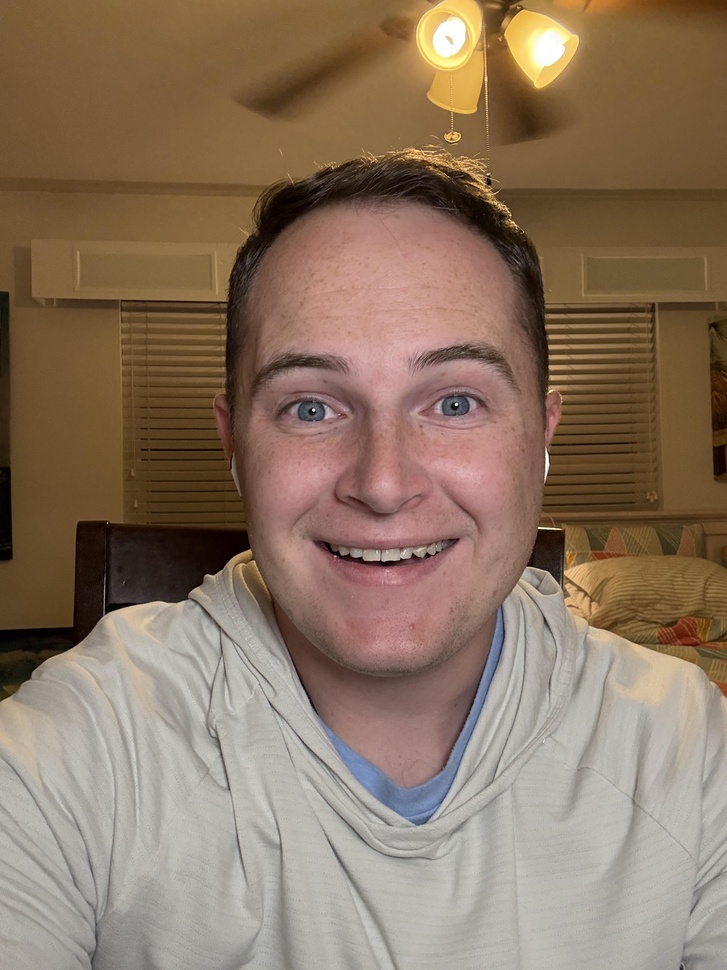
#> input picture Module3/image_of_alex.jpg, 727 x 970 px, shrunk from 2316 x 3088 before the run
$ python -i Module7Discussion.py   (imports and definitions only)   (older library calls are emulated)
#> lines starting #> are read from the running program, lines starting #| are printed output that depends on the picture
import cv2
import numpy as np
from sklearn.metrics import precision_score, recall_score, f1_score

# Create synthetic image
img = np.full((200, 200), 50, dtype=np.uint8)  # Background intensity 50
# [2 lines not run here, left out]

# Create ground truth edge map
gt_edges = np.zeros_like(img)
gt_edges[50:101, 50] = 255  # Left edge of square
gt_edges[50:101, 100] = 255  # Right edge of square
gt_edges[50, 50:101] = 255  # Top edge of square
gt_edges[100, 50:101] = 255  # Bottom edge of square

# Circle edges using cv2.circle with thickness 1
# [1 line not run here, left out]

# Edge detection functions
def detect_edges_canny(image, low_thresh, high_thresh):
    return cv2.Canny(image, low_thresh, high_thresh)

def detect_edges_sobel(image):
    grad_x = cv2.Sobel(image, cv2.CV_64F, 1, 0, ksize=3)
    grad_y = cv2.Sobel(image, cv2.CV_64F, 0, 1, ksize=3)
    abs_grad_x = cv2.convertScaleAbs(grad_x)
    abs_grad_y = cv2.convertScaleAbs(grad_y)
    sobel = cv2.addWeighted(abs_grad_x, 0.5, abs_grad_y, 0.5, 0)
    _, sobel_binary = cv2.threshold(sobel, 50, 255, cv2.THRESH_BINARY)
    return sobel_binary

def detect_edges_laplacian(image):
    laplacian = cv2.Laplacian(image, cv2.CV_64F)
    abs_laplacian = cv2.convertScaleAbs(laplacian)
    _, laplacian_binary = cv2.threshold(abs_laplacian, 50, 255, cv2.THRESH_BINARY)
    return laplacian_binary

# Evaluation function
def evaluate_edges(detected, ground_truth):
    detected_bin = (detected > 0).astype(int).flatten()
    gt_bin = (ground_truth > 0).astype(int).flatten()
    precision = precision_score(gt_bin, detected_bin)
    recall = recall_score(gt_bin, detected_bin)
    f1 = f1_score(gt_bin, detected_bin)
    return precision, recall, f1

# Detect edges on original image
canny_edges = detect_edges_canny(img, 100, 200)
sobel_edges = detect_edges_sobel(img)
laplacian_edges = detect_edges_laplacian(img)

# Evaluate on original image
canny_eval = evaluate_edges(canny_edges, gt_edges)
sobel_eval = evaluate_edges(sobel_edges, gt_edges)
laplacian_eval = evaluate_edges(laplacian_edges, gt_edges)

# Add Gaussian noise
noise = np.random.normal(0, 25, img.shape).astype(np.int16)
noisy_img = np.clip(img.astype(np.int16) + noise, 0, 255).astype(np.uint8)

# Change intensities
noisy_img[50:101, 50:101] = np.clip(noisy_img[50:101, 50:101] + 30, 0, 255)  # Increase square intensity
noisy_img = noisy_img.copy()
noisy_img = noisy_img.astype(np.uint8)
# [1 line not run here, left out]

# Detect edges on noisy image with adjusted thresholds
canny_edges_noisy = detect_edges_canny(noisy_img, 50, 150)
sobel_edges_noisy = detect_edges_sobel(noisy_img)
laplacian_edges_noisy = detect_edges_laplacian(noisy_img)

# Evaluate on noisy image
canny_eval_noisy = evaluate_edges(canny_edges_noisy, gt_edges)
sobel_eval_noisy = evaluate_edges(sobel_edges_noisy, gt_edges)
laplacian_eval_noisy = evaluate_edges(laplacian_edges_noisy, gt_edges)

# Print evaluation results
# [9 lines not run here, left out]

# Create a grid image to display all images
# Convert all images to 3-channel for visualization
images = [img, gt_edges, canny_edges, sobel_edges, laplacian_edges, noisy_img, canny_edges_noisy, sobel_edges_noisy, laplacian_edges_noisy]
images_color = [cv2.cvtColor(im, cv2.COLOR_GRAY2BGR) for im in images]

# Create a 3x3 grid
row1 = np.hstack(images_color[0:3])  # Original, Ground Truth, Canny
row2 = np.hstack(images_color[3:6])  # Sobel, Laplacian, Noisy
row3 = np.hstack(images_color[6:9])  # Canny Noisy, Sobel Noisy, Laplacian Noisy
grid_image = np.vstack([row1, row2, row3])

# Save the grid image
# [4 lines not run here, left out]

>>> import cv2
>>> picture = cv2.imread('../../Module3/image_of_alex.jpg')
#> picture is the input picture: shape (970, 727, 3); mean B, G, R 97.8, 117.5, 139.5
>>> result = detect_edges_sobel(picture)
#> in detect_edges_sobel (call 3), `grad_x = cv2.Sobel(image, cv2.CV_64F, 1, 0, ksize=3)`:
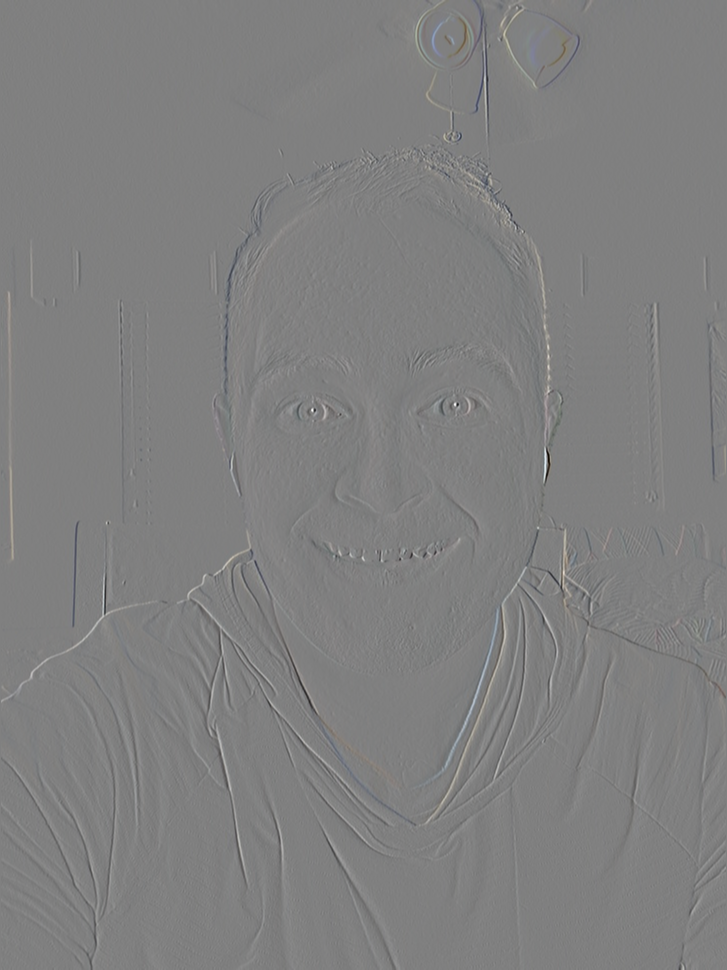
#> grad_x: shape (970, 727, 3) float64; mean B, G, R 0.1, 0.1, 0.2; drawn with min black and max white
#> in detect_edges_sobel (call 3), `grad_y = cv2.Sobel(image, cv2.CV_64F, 0, 1, ksize=3)`:
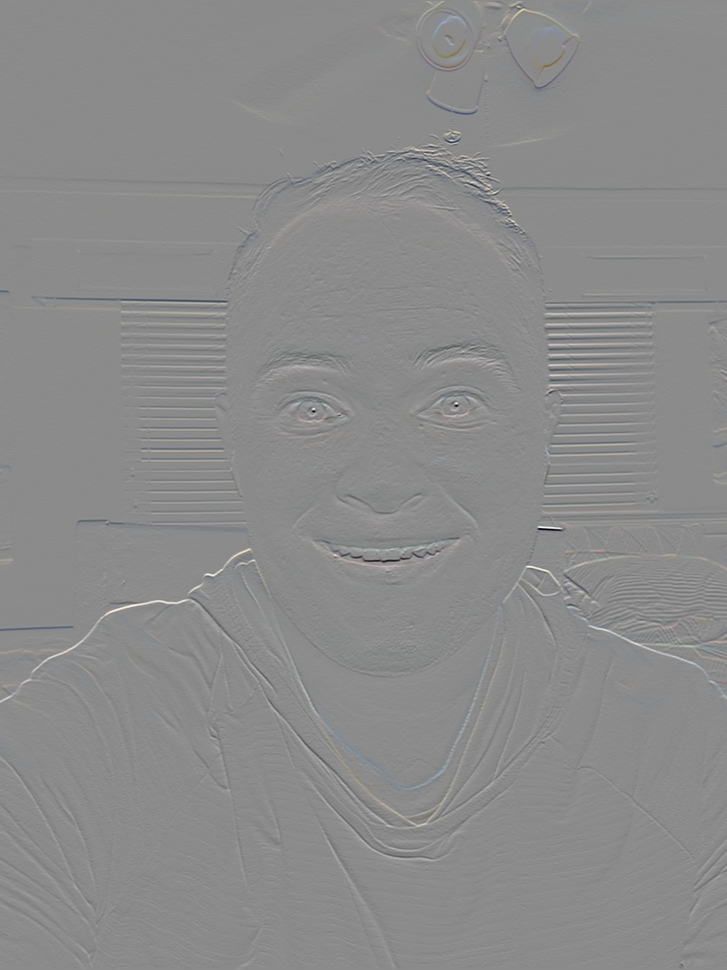
#> grad_y: shape (970, 727, 3) float64; mean B, G, R 0.8, 0.5, 0.1; drawn with min black and max white
#> in detect_edges_sobel (call 3), `abs_grad_x = cv2.convertScaleAbs(grad_x)`:
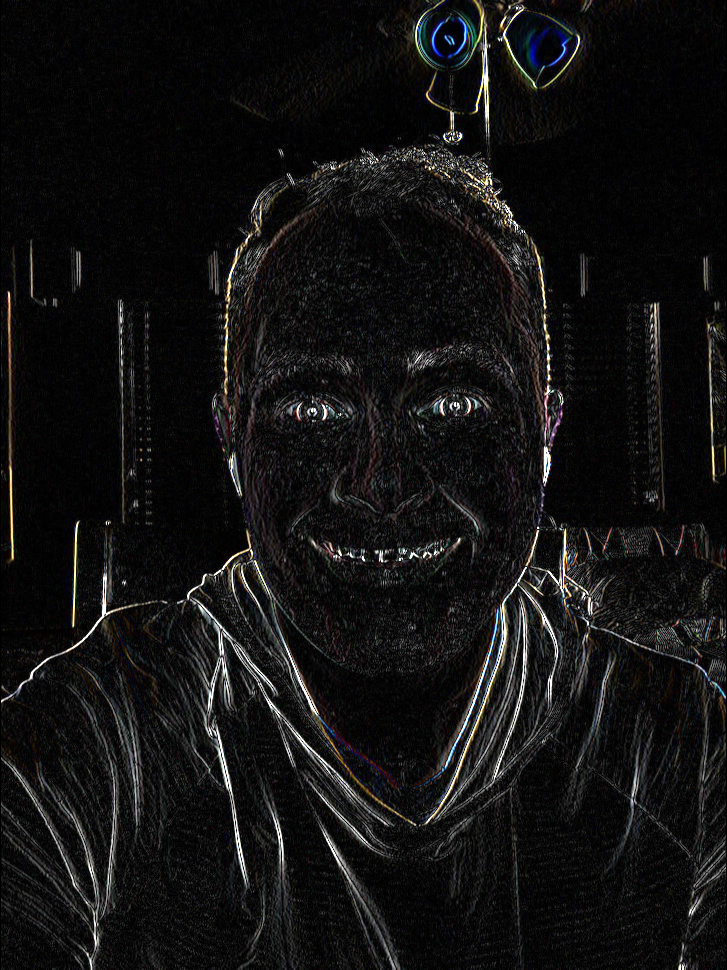
#> abs_grad_x: shape (970, 727, 3); mean B, G, R 18.6, 18.7, 19.2
#> in detect_edges_sobel (call 3), `abs_grad_y = cv2.convertScaleAbs(grad_y)`:
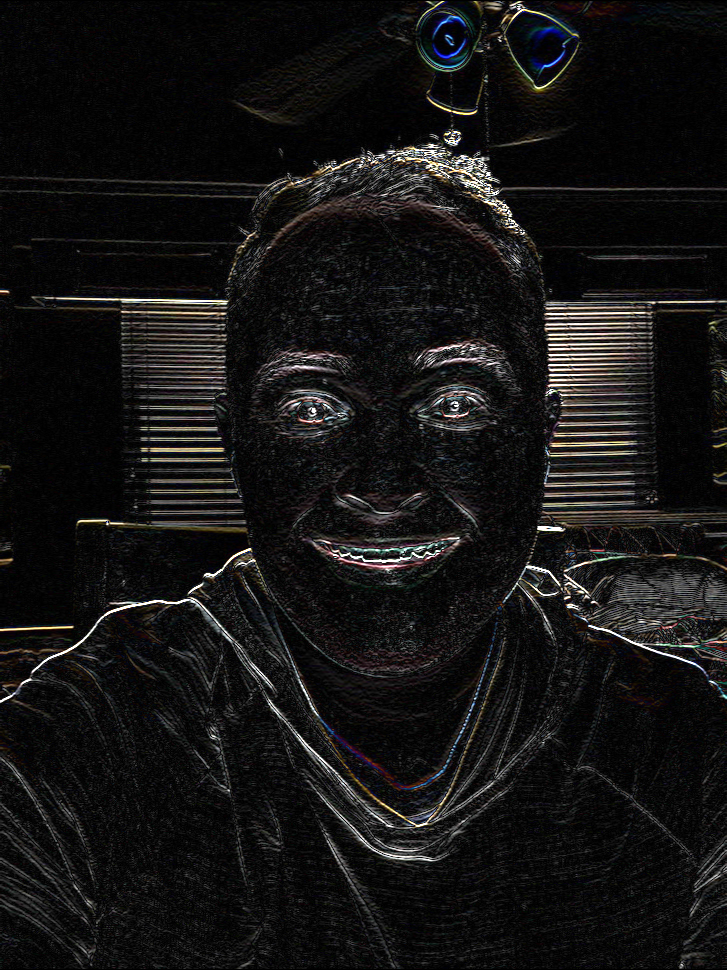
#> abs_grad_y: shape (970, 727, 3); mean B, G, R 20.2, 20.5, 21.2
#> in detect_edges_sobel (call 3), `sobel = cv2.addWeighted(abs_grad_x, 0.5, abs_grad_y, 0.5, 0)`:
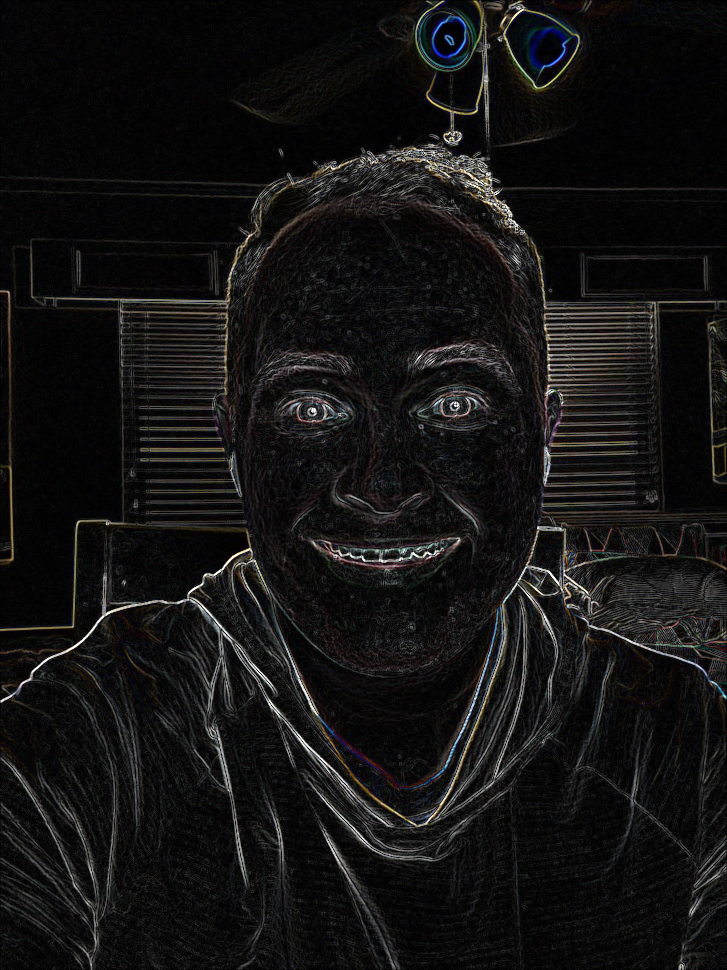
#> sobel: shape (970, 727, 3); mean B, G, R 19.4, 19.6, 20.2
#> in detect_edges_sobel (call 3), `_, sobel_binary = cv2.threshold(sobel, 50, 255, cv2.THRESH_BINARY)`:
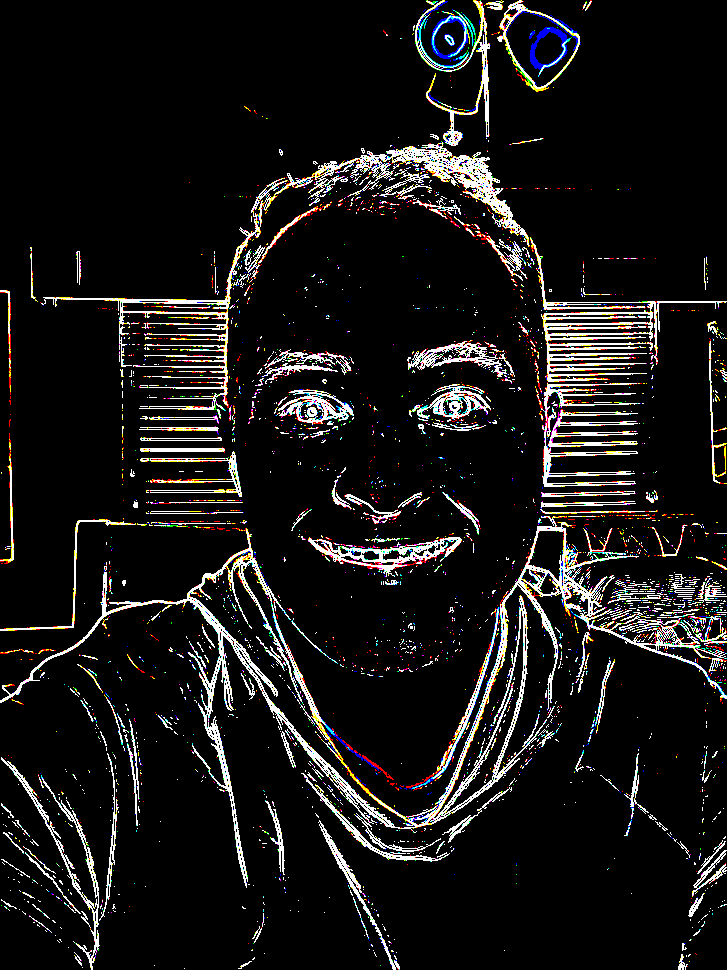
#> sobel_binary: shape (970, 727, 3); mean B, G, R 21.9, 22.8, 23.9
